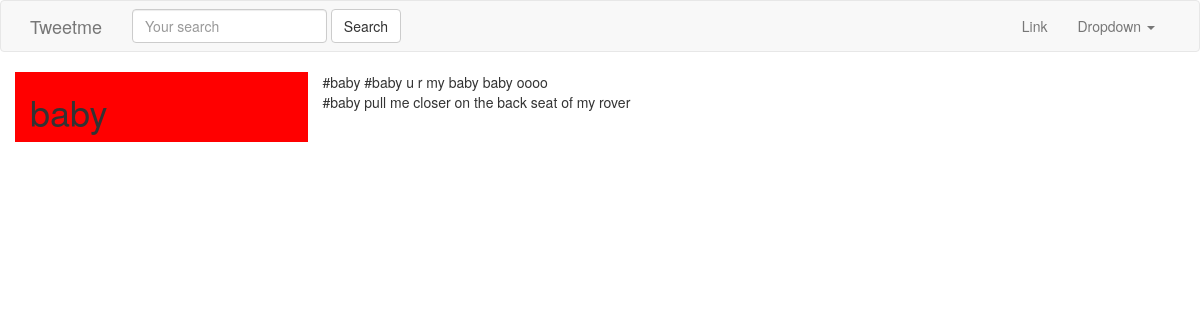
Screenshot of /tags/baby/ with the database file from the repository.
### hashtag/models.py (models this page shows, shortened)
class Hashtag(models.Model):
    tag = models.CharField(max_length = 100)
    timestamp = models.DateTimeField(auto_now_add=True)
    def get_tweet(self):
        return Tweet.objects.filter(content__icontains = "#"+self.tag).order_by("-timestamp")

### tweets/models.py (models this page shows, shortened)
class Tweet(models.Model):
    parent = models.ForeignKey("self" , on_delete = models.CASCADE , blank = True , null = True)
    user = models.ForeignKey(settings.AUTH_USER_MODEL , on_delete = models.CASCADE)
    content = models.CharField(max_length=140 , validators=[validate_content])
    timestamp = models.DateTimeField(auto_now_add=True)
    updated = models.DateTimeField(auto_now=True)
    objects = TweetManager()

### hashtag/views.py (the view)
# urls.py: url(r'^tags/(?P<hashtag>.*)/$', HashtagView.as_view(), name='hashtag'),
class HashtagView(View):
    def get(self , request , hashtag , *args , **kwargs):
        hash_obj , created = Hashtag.objects.get_or_create(tag=hashtag)
        return render(request , "hashtags/tag_view.html" , {"obj" : hash_obj})

### hashtag/templates/hashtags/tag_view.html
{% extends "base.html" %}
{% block content %}
    <div class='row'>
        <div class='col-sm-3 col-xs-12' style='background-color:red;'>
        <h1>{{ obj.tag }}</h1>
        </div>
        <div class='col-sm-9 '>
            {% for tweet in obj.get_tweet %}
                {{ tweet.content }}<br/>
            {% endfor %}
        </div>
    </div>
{% endblock content %}

### rows the page displays
Hashtag: tag "baby"
Tweet: content "#baby #baby u r my baby baby oooo"
Tweet: content "#baby pull me closer on the back seat of my rover"
